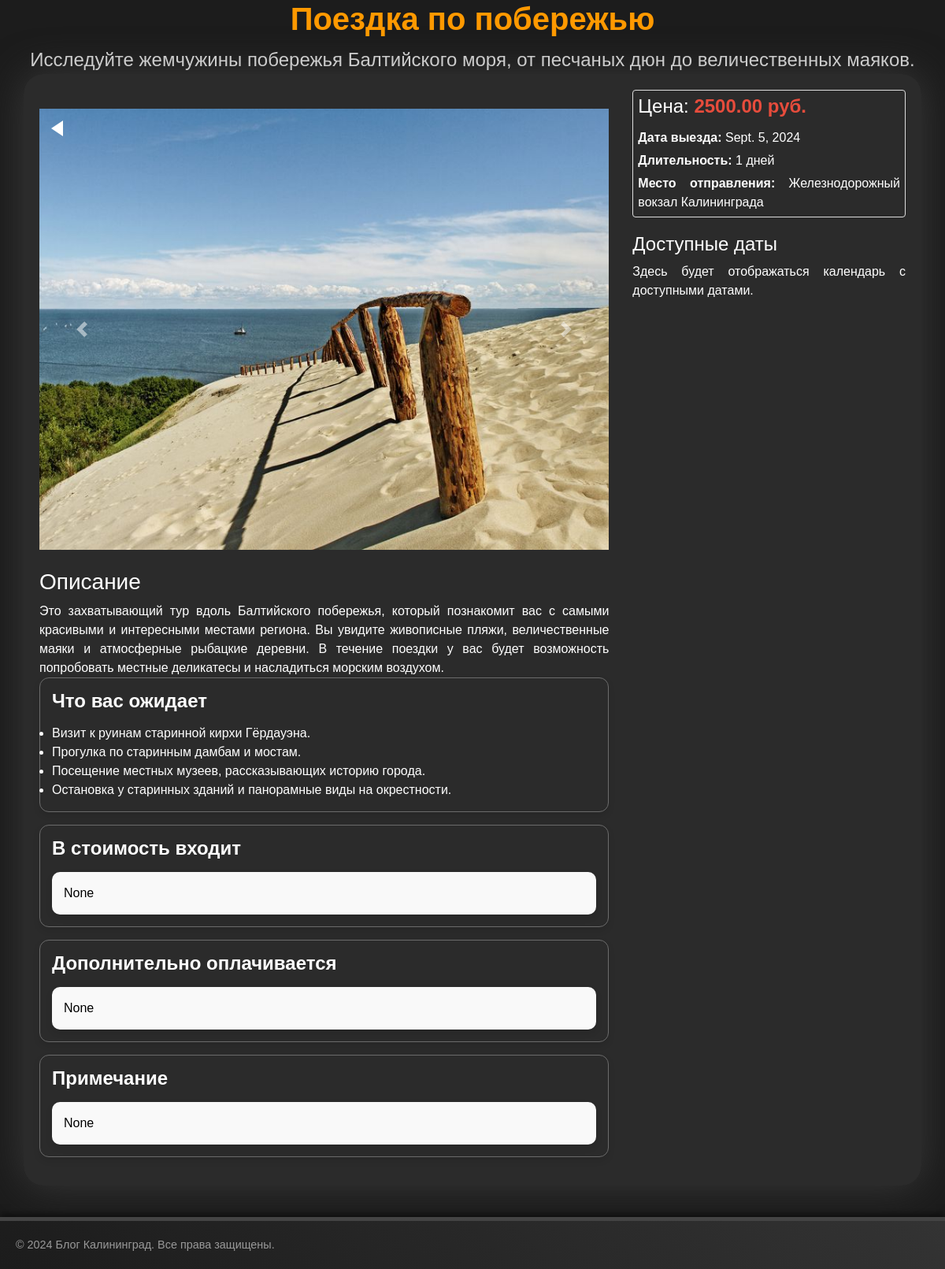
The page /tour/2/ on the database its author committed.
### blog/models.py (models this page shows, shortened)
class Tour(models.Model):
    TOUR_TYPE_CHOICES = [
        ('bike', 'На вело'),
        ('car', 'На машине'),
        ('other', 'Иной странспорт'),
        ('walk', 'Пешком'),
        ('boat', 'На лодке')
    ]
    title = models.CharField(max_length=255)
    short_description = models.CharField(max_length=100, blank=True)
    description = models.TextField(default="")
    expectations = RichTextField(blank=True, null=True)
    price = models.DecimalField(max_digits=10, decimal_places=2)
    departure_date = models.DateField(default=timezone.now)
    duration = models.IntegerField(default=1)
    starting_point = models.CharField(max_length=200, default="")
    image = models.ImageField(upload_to='tours/')
    organizational_details = RichTextField(blank=True, null=True)
    available_dates = models.JSONField(default=list, blank=True)
    additional_fees = RichTextField(blank=True, null=True)
    tour_type = models.CharField(max_length=10, choices=TOUR_TYPE_CHOICES, default='other')  # Usunięto Tag
    included_in_price = RichTextField(blank=True, null=True)
    extra_charges = RichTextField(blank=True, null=True)
    notes = RichTextField(blank=True, null=True)

class TourImage(models.Model):
    image = models.ImageField(upload_to='tour_images/')
    tour = models.ForeignKey(Tour, related_name='tour_images', on_delete=models.CASCADE)

### blog/views.py (the view)
# urls.py: path('tour/<int:tour_id>/', views.tour_detail, name='tour_detail'),
def tour_detail(request, tour_id):
    tour = get_object_or_404(Tour, id=tour_id)
    return render(request, 'tour_detail.html', {'tour': tour})

### blog/templates/tour_detail.html (shortened to what this page needs)
<!DOCTYPE html>
{% load static %}
<html lang="ru">
<head>
    <link rel="stylesheet" href="https://stackpath.bootstrapcdn.com/bootstrap/4.5.2/css/bootstrap.min.css">
    <link rel="stylesheet" type="text/css" href="{% static 'blog/style.css' %}">
</head>
<body>
    <header class="header">
        <div class="overlay">
            <h1 class="title">{{ tour.title }}</h1>
            <p class="subtitle">{{ tour.short_description }}</p>
        </div>
    </header>
    <div class="container">
        <div class="row">
            <div class="col-md-8">
                <div class="carousel-container mt-4">
                    <a href="/" class="back-home-button"></a>
                    <div id="tourCarousel" class="carousel slide mb-4" data-ride="carousel">
                        <div class="carousel-inner">
                            {% for image in tour.tour_images.all %}
                                <div class="carousel-item {% if forloop.first %}active{% endif %}">
                                    <img src="{{ image.image.url }}" class="d-block w-100" alt="...">
                                </div>
                            {% endfor %}
                        </div>
                        <a class="carousel-control-prev" href="#tourCarousel" role="button" data-slide="prev">
                            <span class="carousel-control-prev-icon" aria-hidden="true"></span>
                        </a>
                        <a class="carousel-control-next" href="#tourCarousel" role="button" data-slide="next">
                            <span class="carousel-control-next-icon" aria-hidden="true"></span>
                        </a>
                    </div>
                    <h3>Описание</h3>
                    <p>{{ tour.description }}</p>
                    <section id="details" class="mb-5 tour-info-block">
                        <h3>Что вас ожидает</h3>
                        <div class="expectations-list">
                            {{ tour.expectations|safe }}
                        </div>
                    </section>
                    <section id="price-included" class="mb-5 tour-info-block">
                        <h3>В стоимость входит</h3>
                        <div class="included-in-price">
                            {{ tour.included_in_price|safe }}
                        </div>
                    </section>
                    <section id="additional-fees" class="mb-5 tour-info-block">
                        <h3>Дополнительно оплачивается</h3>
                        <div class="additional-fees">
                            {{ tour.additional_fees|safe }}
                        </div>
                    </section>
                    <section id="notes" class="mb-5 tour-info-block">
                        <h3>Примечание</h3>
                        <div class="notes">
                            {{ tour.notes|safe }}
                        </div>
                    </section>
                </div>
            </div>
            <div class="col-md-4">
                <div class="tour-info">
                    <h4>Цена: <span class="tour-price">{{ tour.price }} руб.</span></h4>
                    <p><strong>Дата выезда:</strong> {{ tour.departure_date }}</p>
                    <p><strong>Длительность:</strong> {{ tour.duration }} дней</p>
                    <p><strong>Место отправления:</strong> {{ tour.starting_point }}</p>
                </div>
                <h4>Доступные даты</h4>
                <div id="yandex-calendar">
                    <p>Здесь будет отображаться календарь с доступными датами.</p>
                </div>
            </div>
        </div>
    </div>
<footer class="footer">
    <p>© 2024 Блог Калининград. Все права защищены.</p>
</footer>
</body>
</html>

### static/blog/style.css (style rules this page uses)
.footer, footer { box-shadow: 0-4px 8px #00000080 }
a { text-decoration: none !important; }
a, body, h1, li, p, ul { margin: 0 }
.header .title, .header h1, .nav-menu li a, .offer-item .price, .price, .telegram-button, .tour-card .price, .tour-price, .tour-title { font-weight: 700 }
.tour-info-block h3 { color: #fff }
#blog-posts h2, .header h1 { color: #f90 }
a, body, h1, h2, li, p, ul { padding: 0; box-sizing: border-box; text-align: justify }
.custom-btn, .footer, .header, .header .overlay, .header h1, .offer, .offers-section, .tour-card .price, .tour-price, footer, header { text-align: center }
body { background-color: #1c1c1c !important; color: #fff; font-family: Arial, sans-serif }
.container, .main-content, .page, footer, form .form-control, form .form-control:focus { background-color: #1c1c1c }
footer { margin-top: 50px; background: linear-gradient(45deg, #1e1e1e, #333); color: #999; font-size: .9em }
.header h1, h1 { font-size: 3em }
footer, header { padding: 20px }
.header { background: linear-gradient(45deg, #1e1e1e, #333); color: #fff; border-bottom: 5px solid #444; background-size: cover; padding: 0; margin-bottom: 60px; display: math; align-items: flex-end; height: 150px; width: 100%; overflow: hidden; }
.nav-menu, .navbar, .offers, .row, .tour-card, .tour-container, .tour-footer, .tour-info { display: flex }
.header .overlay { padding: 20px; border-radius: 4px; display: contents; animation: 1s ease-out fadeIn; position: absolute; top: 50%; left: 50%; transform: translate(-50%, -50%); background: rgba(0, 0, 0, .6); color: #fff }
.header .title { font-size: 2.5em; margin: 0 }
.header .subtitle { font-size: 1.5em; margin-top: 10px }
.card, .header h1, .tour-card { margin-bottom: 20px }
.mb-5, .my-5 { margin-bottom: 1rem !important; }
.footer { background-color: #222; border-top: 5px solid #444; padding: 20px; font-size: .9em; margin-top: 40px; background: linear-gradient(45deg, #1c1c1c, #333); color: #999 }
.container, .offer-item { box-shadow: 0 4px 8px #0003; border-radius: 4px }
.container { padding: 20px; background-color: #333333a6; border-radius: 25px; box-shadow: 0px 0px 50px 1px #383838; }
.header p, .offer-item p { font-size: 1.2em; color: #ccc; text-align: center }
.offer-item .price, .offer-item h3, .offer-price, .tour-card .tour-title, .tour-price { color: #ff7f00 }
.row { flex-wrap: wrap; margin-right: -15px; margin-left: -15px }
.carousel-inner img { height: 100vh; object-fit: cover; }
.carousel-item img { width: 100vw; height: 70vh; background: linear-gradient(180deg, #00000063 100%, #0000000c 69%, #00000000 100%); }
.carousel-container { position: relative; margin: 0 auto; }
.tour-info { flex-wrap: wrap; gap: 5px; padding: 6px; border: 1px solid #ddd; border-radius: 4px; margin-bottom: 20px; flex: 4; text-decoration: none }
.tour-info-block { padding: 15px; border-radius: 12px; box-shadow: 0 4px 8px rgba(0, 0, 0, .1); margin-bottom: 20px; border: 1px solid #6b6b6b }
.tour-info-block h3 { font-size: 1.5rem; font-weight: 600; margin-bottom: 15px }
.tour-price { font-size: 1.5rem; color: #e74c3c }
.additional-fees, .included-in-price, .notes { background-color: #f9f9f9; padding: 15px; box-shadow: 0 4px 8px rgba(0, 0, 0, .1) }
.additional-fees, .expectations-list p, .included-in-price, .notes { border-radius: 10px; }
.expectations-list { counter-reset: step }
.additional-fees, .included-in-price, .notes { color: #000 }
.back-home-button { bottom: 20px; right: 20px; left: 15px; top: 15px; display: inline-block; position: absolute; width: 0; height: 0; border-top: 10px solid transparent; border-bottom: 10px solid transparent; border-right: 15px solid #fff; z-index: 1000; cursor: pointer; transition: border-right-color .3s, transform .3s }

### rows shown on the page
Tour: title "Поездка по побережью", short_description "Исследуйте жемчужины побережья Балтийского моря, от песчаных дюн до величественных маяков.", description "Это захватывающий тур вдоль Балтийского побережья, который познакомит вас с самыми красивыми и интересными местами региона. Вы увидите живописные пляжи, величественные маяки и атмосферные рыбацкие деревни. В течение поездки у вас будет возможность попробовать местные деликатесы и насладиться морским воздухом.", expectations "Визит к руинам старинной кирхи Гёрдауэна. Прогулка по старинным дамбам и мостам. Посещение местных музеев, рассказывающих историю города. Остановка у старинных зданий и панорамные виды на окрестности.", included_in_price "None", additional_fees "None", notes "None", price "2500.00", departure_date "Sept. 5, 2024", duration "1", starting_point "Железнодорожный вокзал Калининграда"
TourImage: image (picture)
